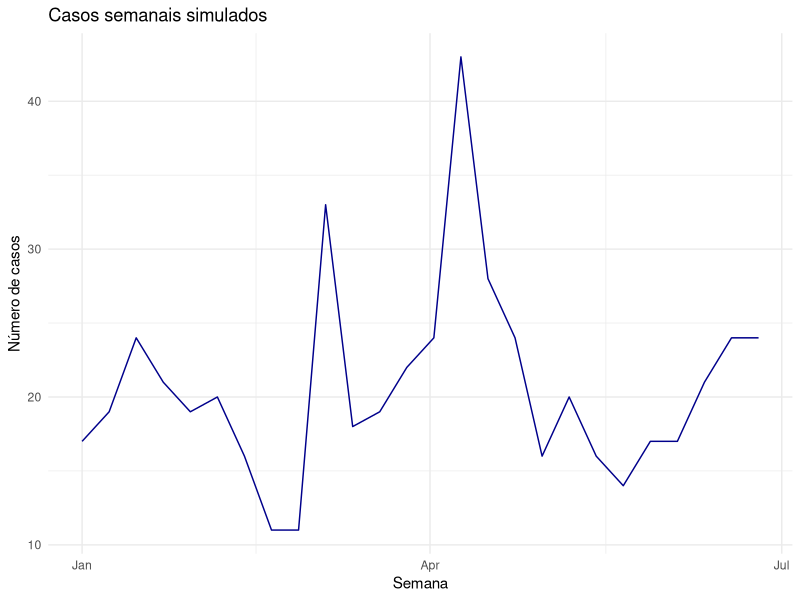
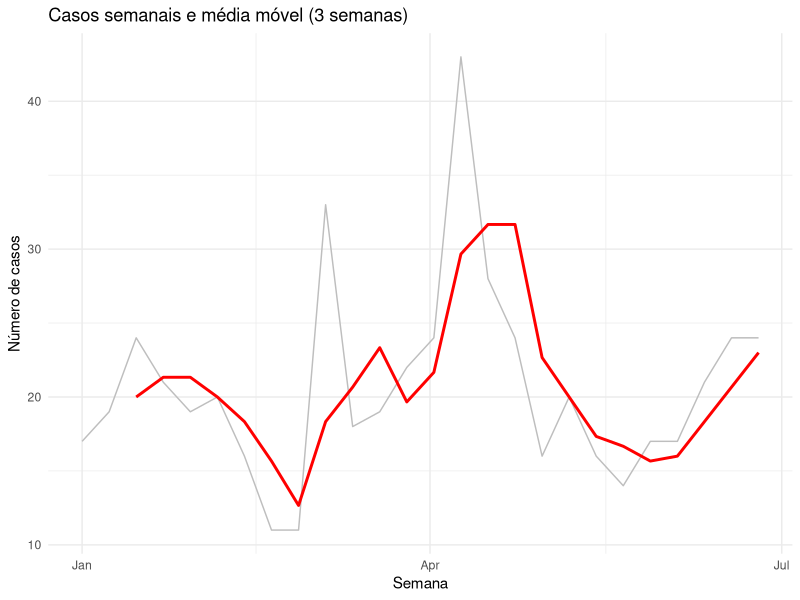
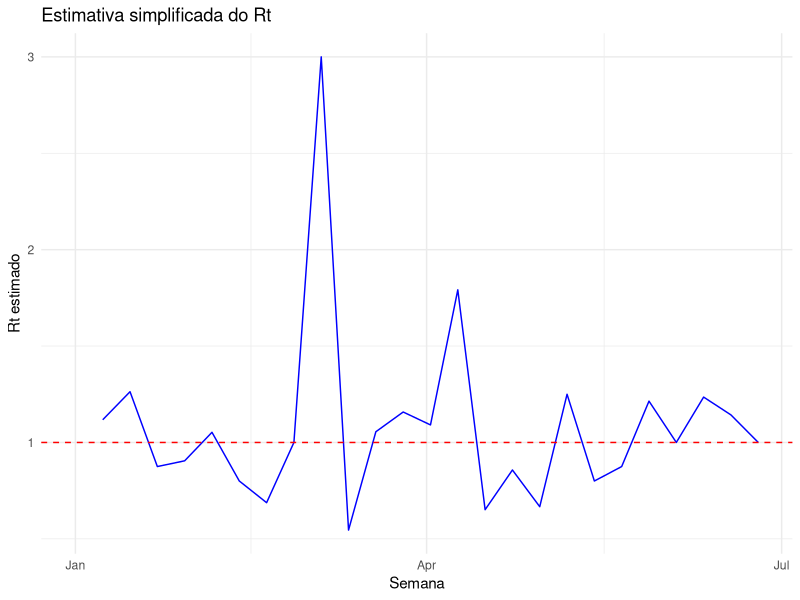

R code for these plots, in order:
# DESAFIO 03 – DETECÇÃO DE SURTOS

# Objetivo: A partir de uma base simulada com dados semanais de um município,
# vamos identificar possíveis surtos por meio de:
# - Cálculo da média móvel de casos
# - Estimativa simplificada do número efetivo de reprodução (Rt)
# - Visualização dos resultados com gráficos
#
# Este desafio se baseia nos conteúdos abordados nas aulas 10 (séries temporais)
# e 11 (modelagem de epidemias).

# =============================================================
# 1. Carregando pacotes necessários
# =============================================================

library(tidyverse)     # Manipulação de dados e visualizações
library(lubridate)     # Manipulação de datas
library(zoo)           # Cálculo de médias móveis

# =============================================================
# 2. Simulando base semanal de casos
# =============================================================

set.seed(123)
data_semanal <- seq.Date(from = as.Date("2023-01-01"), to = as.Date("2023-06-30"), by = "week")
n <- length(data_semanal)

# Criando padrão com tendência + ruído aleatório + surtos
casos <- 15 +
  0.3 * seq_len(n) +                         # tendência crescente
  5 * sin(2 * pi * seq_len(n)/12) +         # variação cíclica
  rnorm(n, mean = 0, sd = 2)                # ruído

# Adicionando surtos artificiais
casos[c(10, 15)] <- casos[c(10, 15)] + 20

infectados <- round(casos * runif(n, 0.5, 0.8))  # proporção de infectados

serie <- tibble(
  semana = data_semanal,
  casos = round(casos),
  infectados = infectados
)

# Visualização inicial da série
serie %>%
  ggplot(aes(x = semana, y = casos)) +
  geom_line(color = "darkblue") +
  labs(title = "Casos semanais simulados", x = "Semana", y = "Número de casos") +
  theme_minimal()

# =============================================================
# 3. Calcule a média móvel de 3 semanas
# =============================================================

serie <- serie %>%
  mutate(
    media_movel = rollmean(casos, k = 3, fill = NA, align = "right")  # alinhamento à direita
  )

# Gráfico com linha cinza para os casos e linha vermelha para a média móvel
serie %>%
  ggplot(aes(x = semana)) +
  geom_line(aes(y = casos), color = "gray") +
  geom_line(aes(y = media_movel), color = "red", size = 1) +
  labs(title = "Casos semanais e média móvel (3 semanas)",
       x = "Semana", y = "Número de casos") +
  theme_minimal()

# =============================================================
# 4. Estime o Rt semanal de forma simplificada
# =============================================================
serie <- serie %>%
  mutate(
    casos_passado = lag(casos),
    rt_estimado = casos / casos_passado
  )

# Gráfico do Rt com linha azul e linha vermelha pontilhada em y = 1
serie %>%
  ggplot(aes(x = semana, y = rt_estimado)) +
  geom_line(color = "blue") +
  geom_hline(yintercept = 1, linetype = "dashed", color = "red") +
  labs(title = "Estimativa simplificada do Rt",
       x = "Semana", y = "Rt estimado") +
  theme_minimal()

# =============================================================
# 5. Conclusão
# =============================================================

# Interprete os gráficos:
# - Quando há indícios de surtos?
# - Quando o Rt ficou acima de 1?
# - A média móvel ajuda a entender melhor os padrões?
